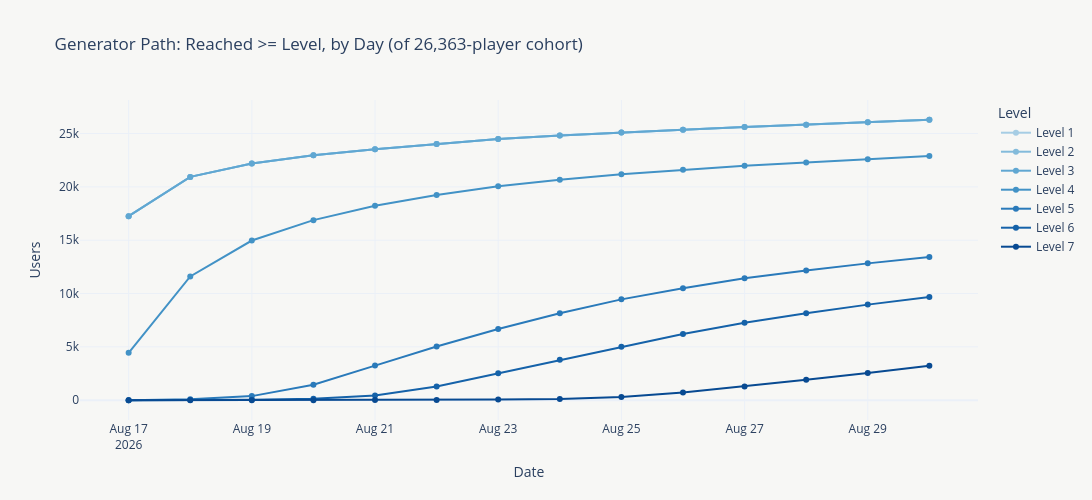
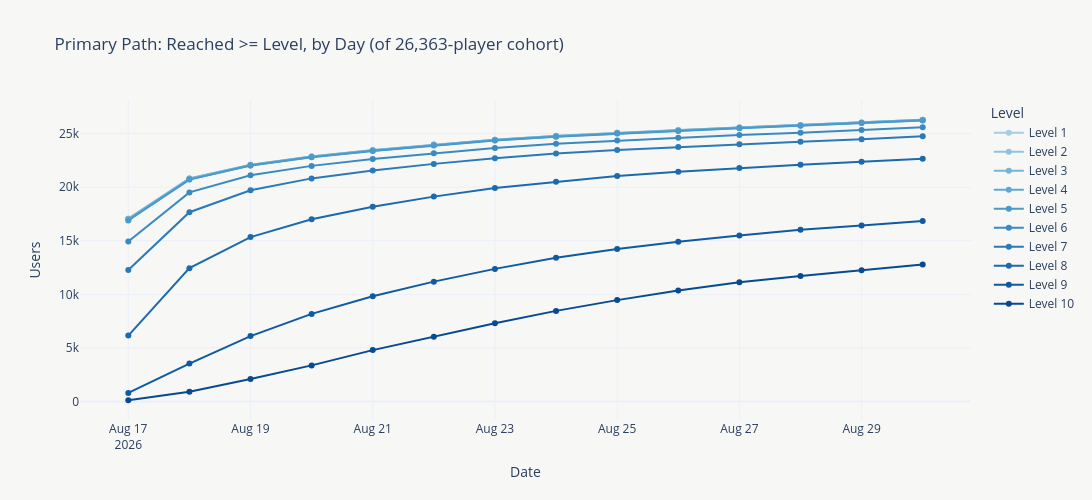
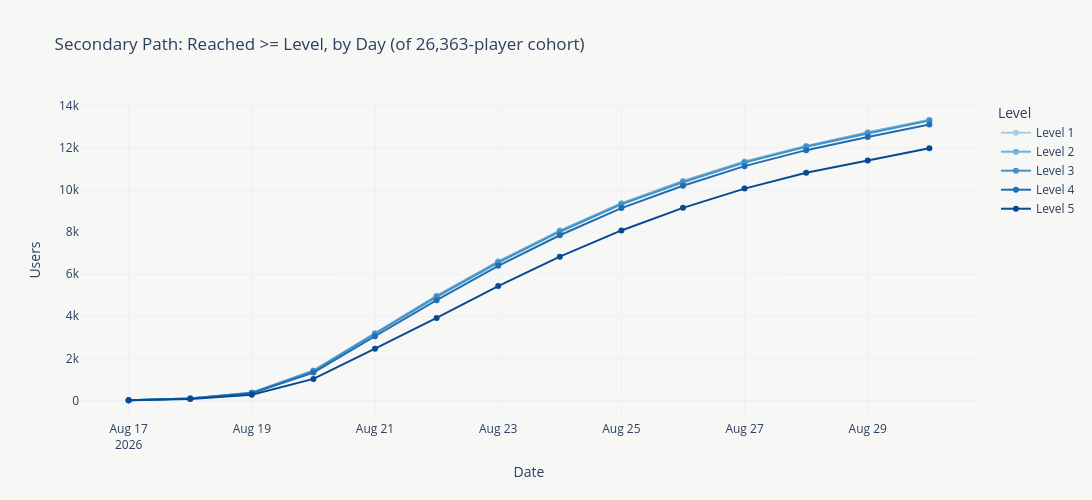

Source (notebook cell) for these figures, in order:
### Code cell
for path, label in path_labels.items():
    grid = level_grid_by_path[path]
    max_level = grid['current_level'].max()

    # Funnel view: a player at level 5 counts toward every threshold 1-5, not just their own
    # level - so each line is its own cumulative "reached >= this level" reach curve (monotonic
    # non-decreasing over days), and at any given day the lines nest level-1-on-top-downward
    # (monotonic non-increasing across levels), unlike the old mutually-exclusive stacked
    # segments which summed to the population instead of nesting.
    funnel_rows = []
    for level in range(1, max_level + 1):
        daily = grid.groupby('dt')['current_level'].apply(lambda s, lv=level: (s >= lv).sum()).reset_index(name='n_users')
        daily['level'] = level
        funnel_rows.append(daily)
    funnel_counts = pd.concat(funnel_rows, ignore_index=True)
    funnel_counts['pct_of_population'] = (funnel_counts['n_users'] / n_population * 100).round(1)
    funnel_counts['level_label'] = 'Level ' + funnel_counts['level'].astype(str)
    level_order = [f'Level {i}' for i in range(1, max_level + 1)]

    fig = px.line(
        funnel_counts, x='dt', y='n_users', color='level_label',
        category_orders={'level_label': level_order},
        color_discrete_sequence=sequential_colors(max_level),
        markers=True,
        hover_data={'pct_of_population': ':.1f'},
        title=f'{label} Path: Reached >= Level, by Day (of {n_population:,}-player cohort)',
        labels={'dt': 'Date', 'n_users': 'Users', 'level_label': 'Level'},
        width=1200,
        height=500,
    )
    few_style(fig)
    fig.show()

### Figure 1 — Plotly figure (JSON) as saved in the notebook; plotly's stock layout.template omitted (floating-point values rounded to 4 significant figures)
{"data": [{"customdata": [[65.5], [79.4], [84.2], [87.1], [89.2], [91.1], [92.9], [94.2], [95.2], [96.2], [97.1], [97.9], [98.8], [99.7]], "hovertemplate": "Level=Level 1<br>Date=%{x}<br>Users=%{y}<br>pct_of_population=%{customdata[0]:.1f}<extra></extra>", "legendgroup": "Level 1", "line": {"color": "rgb(166, 205, 228)", "dash": "solid"}, "marker": {"symbol": "circle"}, "mode": "lines+markers", "name": "Level 1", "orientation": "v", "showlegend": true, "type": "scatter", "x": ["2026-08-17T00:00:00.000000000", "2026-08-18T00:00:00.000000000", "2026-08-19T00:00:00.000000000", "2026-08-20T00:00:00.000000000", "2026-08-21T00:00:00.000000000", "2026-08-22T00:00:00.000000000", "2026-08-23T00:00:00.000000000", "2026-08-24T00:00:00.000000000", "2026-08-25T00:00:00.000000000", "2026-08-26T00:00:00.000000000", "2026-08-27T00:00:00.000000000", "2026-08-28T00:00:00.000000000", "2026-08-29T00:00:00.000000000", "2026-08-30T00:00:00.000000000"], "xaxis": "x", "y": [17255, 20937, 22187, 22957, 23519, 24028, 24479, 24822, 25108, 25350, 25605, 25816, 26054, 26293], "yaxis": "y"}, {"customdata": [[65.5], [79.4], [84.2], [87.1], [89.2], [91.1], [92.9], [94.2], [95.2], [96.2], [97.1], [97.9], [98.8], [99.7]], "hovertemplate": "Level=Level 2<br>Date=%{x}<br>Users=%{y}<br>pct_of_population=%{customdata[0]:.1f}<extra></extra>", "legendgroup": "Level 2", "line": {"color": "rgb(131, 187, 219)", "dash": "solid"}, "marker": {"symbol": "circle"}, "mode": "lines+markers", "name": "Level 2", "orientation": "v", "showlegend": true, "type": "scatter", "x": ["2026-08-17T00:00:00.000000000", "2026-08-18T00:00:00.000000000", "2026-08-19T00:00:00.000000000", "2026-08-20T00:00:00.000000000", "2026-08-21T00:00:00.000000000", "2026-08-22T00:00:00.000000000", "2026-08-23T00:00:00.000000000", "2026-08-24T00:00:00.000000000", "2026-08-25T00:00:00.000000000", "2026-08-26T00:00:00.000000000", "2026-08-27T00:00:00.000000000", "2026-08-28T00:00:00.000000000", "2026-08-29T00:00:00.000000000", "2026-08-30T00:00:00.000000000"], "xaxis": "x", "y": [17255, 20937, 22187, 22957, 23519, 24028, 24479, 24822, 25108, 25350, 25605, 25816, 26054, 26293], "yaxis": "y"}, {"customdata": [[65.5], [79.4], [84.2], [87.1], [89.2], [91.1], [92.9], [94.2], [95.2], [96.2], [97.1], [97.9], [98.8], [99.7]], "hovertemplate": "Level=Level 3<br>Date=%{x}<br>Users=%{y}<br>pct_of_population=%{customdata[0]:.1f}<extra></extra>", "legendgroup": "Level 3", "line": {"color": "rgb(96, 167, 210)", "dash": "solid"}, "marker": {"symbol": "circle"}, "mode": "lines+markers", "name": "Level 3", "orientation": "v", "showlegend": true, "type": "scatter", "x": ["2026-08-17T00:00:00.000000000", "2026-08-18T00:00:00.000000000", "2026-08-19T00:00:00.000000000", "2026-08-20T00:00:00.000000000", "2026-08-21T00:00:00.000000000", "2026-08-22T00:00:00.000000000", "2026-08-23T00:00:00.000000000", "2026-08-24T00:00:00.000000000", "2026-08-25T00:00:00.000000000", "2026-08-26T00:00:00.000000000", "2026-08-27T00:00:00.000000000", "2026-08-28T00:00:00.000000000", "2026-08-29T00:00:00.000000000", "2026-08-30T00:00:00.000000000"], "xaxis": "x", "y": [17255, 20937, 22187, 22957, 23519, 24028, 24479, 24822, 25108, 25350, 25605, 25816, 26054, 26293], "yaxis": "y"}, {"customdata": [[16.9], [44.0], [56.8], [64.0], [69.1], [73.0], [76.1], [78.4], [80.3], [82.0], [83.4], [84.5], [85.7], [86.8]], "hovertemplate": "Level=Level 4<br>Date=%{x}<br>Users=%{y}<br>pct_of_population=%{customdata[0]:.1f}<extra></extra>", "legendgroup": "Level 4", "line": {"color": "rgb(66, 146, 198)", "dash": "solid"}, "marker": {"symbol": "circle"}, "mode": "lines+markers", "name": "Level 4", "orientation": "v", "showlegend": true, "type": "scatter", "x": ["2026-08-17T00:00:00.000000000", "2026-08-18T00:00:00.000000000", "2026-08-19T00:00:00.000000000", "2026-08-20T00:00:00.000000000", "2026-08-21T00:00:00.000000000", "2026-08-22T00:00:00.000000000", "2026-08-23T00:00:00.000000000", "2026-08-24T00:00:00.000000000", "2026-08-25T00:00:00.000000000", "2026-08-26T00:00:00.000000000", "2026-08-27T00:00:00.000000000", "2026-08-28T00:00:00.000000000", "2026-08-29T00:00:00.000000000", "2026-08-30T00:00:00.000000000"], "xaxis": "x", "y": [4445, 11608, 14971, 16882, 18223, 19234, 20068, 20666, 21178, 21612, 21977, 22289, 22602, 22887], "yaxis": "y"}, {"customdata": [[0.0], [0.3], [1.5], [5.5], [12.3], [19.1], [25.3], [30.9], [35.9], [39.8], [43.4], [46.2], [48.7], [50.9]], "hovertemplate": "Level=Level 5<br>Date=%{x}<br>Users=%{y}<br>pct_of_population=%{customdata[0]:.1f}<extra></extra>", "legendgroup": "Level 5", "line": {"color": "rgb(42, 122, 186)", "dash": "solid"}, "marker": {"symbol": "circle"}, "mode": "lines+markers", "name": "Level 5", "orientation": "v", "showlegend": true, "type": "scatter", "x": ["2026-08-17T00:00:00.000000000", "2026-08-18T00:00:00.000000000", "2026-08-19T00:00:00.000000000", "2026-08-20T00:00:00.000000000", "2026-08-21T00:00:00.000000000", "2026-08-22T00:00:00.000000000", "2026-08-23T00:00:00.000000000", "2026-08-24T00:00:00.000000000", "2026-08-25T00:00:00.000000000", "2026-08-26T00:00:00.000000000", "2026-08-27T00:00:00.000000000", "2026-08-28T00:00:00.000000000", "2026-08-29T00:00:00.000000000", "2026-08-30T00:00:00.000000000"], "xaxis": "x", "y": [8, 89, 387, 1458, 3247, 5041, 6676, 8156, 9457, 10503, 11434, 12169, 12831, 13418], "yaxis": "y"}, {"customdata": [[0.0], [0.1], [0.2], [0.5], [1.7], [4.9], [9.6], [14.4], [19.0], [23.5], [27.6], [30.9], [34.0], [36.7]], "hovertemplate": "Level=Level 6<br>Date=%{x}<br>Users=%{y}<br>pct_of_population=%{customdata[0]:.1f}<extra></extra>", "legendgroup": "Level 6", "line": {"color": "rgb(21, 98, 169)", "dash": "solid"}, "marker": {"symbol": "circle"}, "mode": "lines+markers", "name": "Level 6", "orientation": "v", "showlegend": true, "type": "scatter", "x": ["2026-08-17T00:00:00.000000000", "2026-08-18T00:00:00.000000000", "2026-08-19T00:00:00.000000000", "2026-08-20T00:00:00.000000000", "2026-08-21T00:00:00.000000000", "2026-08-22T00:00:00.000000000", "2026-08-23T00:00:00.000000000", "2026-08-24T00:00:00.000000000", "2026-08-25T00:00:00.000000000", "2026-08-26T00:00:00.000000000", "2026-08-27T00:00:00.000000000", "2026-08-28T00:00:00.000000000", "2026-08-29T00:00:00.000000000", "2026-08-30T00:00:00.000000000"], "xaxis": "x", "y": [4, 16, 47, 130, 448, 1295, 2527, 3790, 5012, 6202, 7265, 8151, 8964, 9679], "yaxis": "y"}, {"customdata": [[0.0], [0.0], [0.0], [0.0], [0.1], [0.1], [0.3], [0.5], [1.2], [2.7], [4.9], [7.3], [9.7], [12.3]], "hovertemplate": "Level=Level 7<br>Date=%{x}<br>Users=%{y}<br>pct_of_population=%{customdata[0]:.1f}<extra></extra>", "legendgroup": "Level 7", "line": {"color": "rgb(8, 74, 146)", "dash": "solid"}, "marker": {"symbol": "circle"}, "mode": "lines+markers", "name": "Level 7", "orientation": "v", "showlegend": true, "type": "scatter", "x": ["2026-08-17T00:00:00.000000000", "2026-08-18T00:00:00.000000000", "2026-08-19T00:00:00.000000000", "2026-08-20T00:00:00.000000000", "2026-08-21T00:00:00.000000000", "2026-08-22T00:00:00.000000000", "2026-08-23T00:00:00.000000000", "2026-08-24T00:00:00.000000000", "2026-08-25T00:00:00.000000000", "2026-08-26T00:00:00.000000000", "2026-08-27T00:00:00.000000000", "2026-08-28T00:00:00.000000000", "2026-08-29T00:00:00.000000000", "2026-08-30T00:00:00.000000000"], "xaxis": "x", "y": [0, 1, 2, 7, 16, 29, 67, 126, 316, 718, 1300, 1918, 2548, 3239], "yaxis": "y"}], "layout": {"height": 500, "legend": {"title": {"text": "Level"}, "tracegroupgap": 0}, "paper_bgcolor": "#f7f7f5", "plot_bgcolor": "#f7f7f5", "title": {"text": "Generator Path: Reached >= Level, by Day (of 26,363-player cohort)"}, "width": 1200, "xaxis": {"anchor": "y", "domain": [0, 1], "title": {"text": "Date"}}, "yaxis": {"anchor": "x", "domain": [0, 1], "title": {"text": "Users"}}}}

### Figure 2 — Plotly figure (JSON) as saved in the notebook; plotly's stock layout.template omitted (floating-point values rounded to 4 significant figures)
{"data": [{"customdata": [[64.7], [78.9], [83.8], [86.7], [89.0], [91.0], [92.7], [94.0], [95.1], [96.1], [97.0], [97.8], [98.8], [99.7]], "hovertemplate": "Level=Level 1<br>Date=%{x}<br>Users=%{y}<br>pct_of_population=%{customdata[0]:.1f}<extra></extra>", "legendgroup": "Level 1", "line": {"color": "rgb(166, 205, 228)", "dash": "solid"}, "marker": {"symbol": "circle"}, "mode": "lines+markers", "name": "Level 1", "orientation": "v", "showlegend": true, "type": "scatter", "x": ["2026-08-17T00:00:00.000000000", "2026-08-18T00:00:00.000000000", "2026-08-19T00:00:00.000000000", "2026-08-20T00:00:00.000000000", "2026-08-21T00:00:00.000000000", "2026-08-22T00:00:00.000000000", "2026-08-23T00:00:00.000000000", "2026-08-24T00:00:00.000000000", "2026-08-25T00:00:00.000000000", "2026-08-26T00:00:00.000000000", "2026-08-27T00:00:00.000000000", "2026-08-28T00:00:00.000000000", "2026-08-29T00:00:00.000000000", "2026-08-30T00:00:00.000000000"], "xaxis": "x", "y": [17059, 20810, 22088, 22868, 23459, 23978, 24435, 24789, 25078, 25324, 25579, 25795, 26042, 26291], "yaxis": "y"}, {"customdata": [[64.7], [78.9], [83.8], [86.7], [89.0], [90.9], [92.7], [94.0], [95.1], [96.0], [97.0], [97.8], [98.8], [99.7]], "hovertemplate": "Level=Level 2<br>Date=%{x}<br>Users=%{y}<br>pct_of_population=%{customdata[0]:.1f}<extra></extra>", "legendgroup": "Level 2", "line": {"color": "rgb(143, 194, 222)", "dash": "solid"}, "marker": {"symbol": "circle"}, "mode": "lines+markers", "name": "Level 2", "orientation": "v", "showlegend": true, "type": "scatter", "x": ["2026-08-17T00:00:00.000000000", "2026-08-18T00:00:00.000000000", "2026-08-19T00:00:00.000000000", "2026-08-20T00:00:00.000000000", "2026-08-21T00:00:00.000000000", "2026-08-22T00:00:00.000000000", "2026-08-23T00:00:00.000000000", "2026-08-24T00:00:00.000000000", "2026-08-25T00:00:00.000000000", "2026-08-26T00:00:00.000000000", "2026-08-27T00:00:00.000000000", "2026-08-28T00:00:00.000000000", "2026-08-29T00:00:00.000000000", "2026-08-30T00:00:00.000000000"], "xaxis": "x", "y": [17054, 20805, 22083, 22866, 23455, 23972, 24430, 24784, 25073, 25318, 25573, 25789, 26038, 26287], "yaxis": "y"}, {"customdata": [[64.7], [78.9], [83.7], [86.7], [89.0], [90.9], [92.7], [94.0], [95.1], [96.0], [97.0], [97.8], [98.8], [99.7]], "hovertemplate": "Level=Level 3<br>Date=%{x}<br>Users=%{y}<br>pct_of_population=%{customdata[0]:.1f}<extra></extra>", "legendgroup": "Level 3", "line": {"color": "rgb(118, 180, 216)", "dash": "solid"}, "marker": {"symbol": "circle"}, "mode": "lines+markers", "name": "Level 3", "orientation": "v", "showlegend": true, "type": "scatter", "x": ["2026-08-17T00:00:00.000000000", "2026-08-18T00:00:00.000000000", "2026-08-19T00:00:00.000000000", "2026-08-20T00:00:00.000000000", "2026-08-21T00:00:00.000000000", "2026-08-22T00:00:00.000000000", "2026-08-23T00:00:00.000000000", "2026-08-24T00:00:00.000000000", "2026-08-25T00:00:00.000000000", "2026-08-26T00:00:00.000000000", "2026-08-27T00:00:00.000000000", "2026-08-28T00:00:00.000000000", "2026-08-29T00:00:00.000000000", "2026-08-30T00:00:00.000000000"], "xaxis": "x", "y": [17045, 20800, 22079, 22864, 23452, 23970, 24426, 24780, 25069, 25314, 25568, 25785, 26035, 26284], "yaxis": "y"}, {"customdata": [[64.3], [78.6], [83.6], [86.5], [88.8], [90.7], [92.5], [93.8], [94.9], [95.9], [96.8], [97.7], [98.6], [99.6]], "hovertemplate": "Level=Level 4<br>Date=%{x}<br>Users=%{y}<br>pct_of_population=%{customdata[0]:.1f}<extra></extra>", "legendgroup": "Level 4", "line": {"color": "rgb(96, 167, 210)", "dash": "solid"}, "marker": {"symbol": "circle"}, "mode": "lines+markers", "name": "Level 4", "orientation": "v", "showlegend": true, "type": "scatter", "x": ["2026-08-17T00:00:00.000000000", "2026-08-18T00:00:00.000000000", "2026-08-19T00:00:00.000000000", "2026-08-20T00:00:00.000000000", "2026-08-21T00:00:00.000000000", "2026-08-22T00:00:00.000000000", "2026-08-23T00:00:00.000000000", "2026-08-24T00:00:00.000000000", "2026-08-25T00:00:00.000000000", "2026-08-26T00:00:00.000000000", "2026-08-27T00:00:00.000000000", "2026-08-28T00:00:00.000000000", "2026-08-29T00:00:00.000000000", "2026-08-30T00:00:00.000000000"], "xaxis": "x", "y": [16951, 20732, 22029, 22813, 23406, 23921, 24385, 24737, 25024, 25271, 25525, 25746, 25999, 26249], "yaxis": "y"}, {"customdata": [[64.1], [78.6], [83.5], [86.4], [88.7], [90.6], [92.4], [93.7], [94.8], [95.8], [96.7], [97.6], [98.5], [99.5]], "hovertemplate": "Level=Level 5<br>Date=%{x}<br>Users=%{y}<br>pct_of_population=%{customdata[0]:.1f}<extra></extra>", "legendgroup": "Level 5", "line": {"color": "rgb(76, 153, 202)", "dash": "solid"}, "marker": {"symbol": "circle"}, "mode": "lines+markers", "name": "Level 5", "orientation": "v", "showlegend": true, "type": "scatter", "x": ["2026-08-17T00:00:00.000000000", "2026-08-18T00:00:00.000000000", "2026-08-19T00:00:00.000000000", "2026-08-20T00:00:00.000000000", "2026-08-21T00:00:00.000000000", "2026-08-22T00:00:00.000000000", "2026-08-23T00:00:00.000000000", "2026-08-24T00:00:00.000000000", "2026-08-25T00:00:00.000000000", "2026-08-26T00:00:00.000000000", "2026-08-27T00:00:00.000000000", "2026-08-28T00:00:00.000000000", "2026-08-29T00:00:00.000000000", "2026-08-30T00:00:00.000000000"], "xaxis": "x", "y": [16903, 20711, 22015, 22790, 23381, 23897, 24361, 24715, 25002, 25248, 25504, 25723, 25979, 26228], "yaxis": "y"}, {"customdata": [[56.7], [74.0], [80.1], [83.4], [85.8], [87.9], [89.8], [91.3], [92.4], [93.4], [94.3], [95.2], [96.1], [97.1]], "hovertemplate": "Level=Level 6<br>Date=%{x}<br>Users=%{y}<br>pct_of_population=%{customdata[0]:.1f}<extra></extra>", "legendgroup": "Level 6", "line": {"color": "rgb(58, 138, 194)", "dash": "solid"}, "marker": {"symbol": "circle"}, "mode": "lines+markers", "name": "Level 6", "orientation": "v", "showlegend": true, "type": "scatter", "x": ["2026-08-17T00:00:00.000000000", "2026-08-18T00:00:00.000000000", "2026-08-19T00:00:00.000000000", "2026-08-20T00:00:00.000000000", "2026-08-21T00:00:00.000000000", "2026-08-22T00:00:00.000000000", "2026-08-23T00:00:00.000000000", "2026-08-24T00:00:00.000000000", "2026-08-25T00:00:00.000000000", "2026-08-26T00:00:00.000000000", "2026-08-27T00:00:00.000000000", "2026-08-28T00:00:00.000000000", "2026-08-29T00:00:00.000000000", "2026-08-30T00:00:00.000000000"], "xaxis": "x", "y": [14936, 19514, 21104, 21988, 22630, 23163, 23667, 24059, 24348, 24616, 24868, 25089, 25346, 25597], "yaxis": "y"}, {"customdata": [[46.5], [67.0], [74.8], [79.0], [81.8], [84.1], [86.1], [87.8], [89.0], [90.1], [91.1], [92.0], [92.9], [93.9]], "hovertemplate": "Level=Level 7<br>Date=%{x}<br>Users=%{y}<br>pct_of_population=%{customdata[0]:.1f}<extra></extra>", "legendgroup": "Level 7", "line": {"color": "rgb(42, 122, 186)", "dash": "solid"}, "marker": {"symbol": "circle"}, "mode": "lines+markers", "name": "Level 7", "orientation": "v", "showlegend": true, "type": "scatter", "x": ["2026-08-17T00:00:00.000000000", "2026-08-18T00:00:00.000000000", "2026-08-19T00:00:00.000000000", "2026-08-20T00:00:00.000000000", "2026-08-21T00:00:00.000000000", "2026-08-22T00:00:00.000000000", "2026-08-23T00:00:00.000000000", "2026-08-24T00:00:00.000000000", "2026-08-25T00:00:00.000000000", "2026-08-26T00:00:00.000000000", "2026-08-27T00:00:00.000000000", "2026-08-28T00:00:00.000000000", "2026-08-29T00:00:00.000000000", "2026-08-30T00:00:00.000000000"], "xaxis": "x", "y": [12270, 17668, 19715, 20821, 21553, 22174, 22699, 23145, 23476, 23754, 24012, 24242, 24480, 24753], "yaxis": "y"}, {"customdata": [[23.4], [47.2], [58.2], [64.5], [68.9], [72.5], [75.6], [77.8], [79.8], [81.3], [82.7], [83.8], [84.8], [85.9]], "hovertemplate": "Level=Level 8<br>Date=%{x}<br>Users=%{y}<br>pct_of_population=%{customdata[0]:.1f}<extra></extra>", "legendgroup": "Level 8", "line": {"color": "rgb(27, 106, 175)", "dash": "solid"}, "marker": {"symbol": "circle"}, "mode": "lines+markers", "name": "Level 8", "orientation": "v", "showlegend": true, "type": "scatter", "x": ["2026-08-17T00:00:00.000000000", "2026-08-18T00:00:00.000000000", "2026-08-19T00:00:00.000000000", "2026-08-20T00:00:00.000000000", "2026-08-21T00:00:00.000000000", "2026-08-22T00:00:00.000000000", "2026-08-23T00:00:00.000000000", "2026-08-24T00:00:00.000000000", "2026-08-25T00:00:00.000000000", "2026-08-26T00:00:00.000000000", "2026-08-27T00:00:00.000000000", "2026-08-28T00:00:00.000000000", "2026-08-29T00:00:00.000000000", "2026-08-30T00:00:00.000000000"], "xaxis": "x", "y": [6158, 12447, 15343, 17013, 18172, 19120, 19932, 20512, 21034, 21442, 21799, 22088, 22365, 22655], "yaxis": "y"}, {"customdata": [[3.1], [13.4], [23.2], [31.0], [37.3], [42.4], [47.0], [50.9], [54.0], [56.5], [58.8], [60.8], [62.3], [63.9]], "hovertemplate": "Level=Level 9<br>Date=%{x}<br>Users=%{y}<br>pct_of_population=%{customdata[0]:.1f}<extra></extra>", "legendgroup": "Level 9", "line": {"color": "rgb(15, 90, 163)", "dash": "solid"}, "marker": {"symbol": "circle"}, "mode": "lines+markers", "name": "Level 9", "orientation": "v", "showlegend": true, "type": "scatter", "x": ["2026-08-17T00:00:00.000000000", "2026-08-18T00:00:00.000000000", "2026-08-19T00:00:00.000000000", "2026-08-20T00:00:00.000000000", "2026-08-21T00:00:00.000000000", "2026-08-22T00:00:00.000000000", "2026-08-23T00:00:00.000000000", "2026-08-24T00:00:00.000000000", "2026-08-25T00:00:00.000000000", "2026-08-26T00:00:00.000000000", "2026-08-27T00:00:00.000000000", "2026-08-28T00:00:00.000000000", "2026-08-29T00:00:00.000000000", "2026-08-30T00:00:00.000000000"], "xaxis": "x", "y": [805, 3543, 6111, 8178, 9832, 11189, 12378, 13414, 14237, 14903, 15494, 16025, 16423, 16843], "yaxis": "y"}, {"customdata": [[0.5], [3.5], [8.0], [12.8], [18.2], [22.9], [27.7], [32.1], [35.9], [39.3], [42.2], [44.5], [46.5], [48.5]], "hovertemplate": "Level=Level 10<br>Date=%{x}<br>Users=%{y}<br>pct_of_population=%{customdata[0]:.1f}<extra></extra>", "legendgroup": "Level 10", "line": {"color": "rgb(8, 74, 146)", "dash": "solid"}, "marker": {"symbol": "circle"}, "mode": "lines+markers", "name": "Level 10", "orientation": "v", "showlegend": true, "type": "scatter", "x": ["2026-08-17T00:00:00.000000000", "2026-08-18T00:00:00.000000000", "2026-08-19T00:00:00.000000000", "2026-08-20T00:00:00.000000000", "2026-08-21T00:00:00.000000000", "2026-08-22T00:00:00.000000000", "2026-08-23T00:00:00.000000000", "2026-08-24T00:00:00.000000000", "2026-08-25T00:00:00.000000000", "2026-08-26T00:00:00.000000000", "2026-08-27T00:00:00.000000000", "2026-08-28T00:00:00.000000000", "2026-08-29T00:00:00.000000000", "2026-08-30T00:00:00.000000000"], "xaxis": "x", "y": [124, 913, 2112, 3376, 4801, 6044, 7310, 8460, 9466, 10364, 11122, 11720, 12253, 12788], "yaxis": "y"}], "layout": {"height": 500, "legend": {"title": {"text": "Level"}, "tracegroupgap": 0}, "paper_bgcolor": "#f7f7f5", "plot_bgcolor": "#f7f7f5", "title": {"text": "Primary Path: Reached >= Level, by Day (of 26,363-player cohort)"}, "width": 1200, "xaxis": {"anchor": "y", "domain": [0, 1], "title": {"text": "Date"}}, "yaxis": {"anchor": "x", "domain": [0, 1], "title": {"text": "Users"}}}}

### Figure 3 — Plotly figure (JSON) as saved in the notebook; plotly's stock layout.template omitted (floating-point values rounded to 4 significant figures)
{"data": [{"customdata": [[0.0], [0.3], [1.4], [5.4], [12.1], [18.9], [25.1], [30.6], [35.6], [39.5], [43.1], [45.9], [48.3], [50.6]], "hovertemplate": "Level=Level 1<br>Date=%{x}<br>Users=%{y}<br>pct_of_population=%{customdata[0]:.1f}<extra></extra>", "legendgroup": "Level 1", "line": {"color": "rgb(166, 205, 228)", "dash": "solid"}, "marker": {"symbol": "circle"}, "mode": "lines+markers", "name": "Level 1", "orientation": "v", "showlegend": true, "type": "scatter", "x": ["2026-08-17T00:00:00.000000000", "2026-08-18T00:00:00.000000000", "2026-08-19T00:00:00.000000000", "2026-08-20T00:00:00.000000000", "2026-08-21T00:00:00.000000000", "2026-08-22T00:00:00.000000000", "2026-08-23T00:00:00.000000000", "2026-08-24T00:00:00.000000000", "2026-08-25T00:00:00.000000000", "2026-08-26T00:00:00.000000000", "2026-08-27T00:00:00.000000000", "2026-08-28T00:00:00.000000000", "2026-08-29T00:00:00.000000000", "2026-08-30T00:00:00.000000000"], "xaxis": "x", "y": [7, 88, 369, 1421, 3193, 4975, 6609, 8074, 9375, 10426, 11355, 12097, 12745, 13341], "yaxis": "y"}, {"customdata": [[0.0], [0.3], [1.4], [5.4], [12.1], [18.8], [25.0], [30.6], [35.5], [39.5], [43.0], [45.8], [48.3], [50.6]], "hovertemplate": "Level=Level 2<br>Date=%{x}<br>Users=%{y}<br>pct_of_population=%{customdata[0]:.1f}<extra></extra>", "legendgroup": "Level 2", "line": {"color": "rgb(112, 177, 215)", "dash": "solid"}, "marker": {"symbol": "circle"}, "mode": "lines+markers", "name": "Level 2", "orientation": "v", "showlegend": true, "type": "scatter", "x": ["2026-08-17T00:00:00.000000000", "2026-08-18T00:00:00.000000000", "2026-08-19T00:00:00.000000000", "2026-08-20T00:00:00.000000000", "2026-08-21T00:00:00.000000000", "2026-08-22T00:00:00.000000000", "2026-08-23T00:00:00.000000000", "2026-08-24T00:00:00.000000000", "2026-08-25T00:00:00.000000000", "2026-08-26T00:00:00.000000000", "2026-08-27T00:00:00.000000000", "2026-08-28T00:00:00.000000000", "2026-08-29T00:00:00.000000000", "2026-08-30T00:00:00.000000000"], "xaxis": "x", "y": [7, 88, 368, 1413, 3184, 4964, 6593, 8059, 9365, 10417, 11347, 12086, 12733, 13333], "yaxis": "y"}, {"customdata": [[0.0], [0.3], [1.4], [5.3], [12.0], [18.7], [24.9], [30.4], [35.3], [39.3], [42.9], [45.7], [48.1], [50.4]], "hovertemplate": "Level=Level 3<br>Date=%{x}<br>Users=%{y}<br>pct_of_population=%{customdata[0]:.1f}<extra></extra>", "legendgroup": "Level 3", "line": {"color": "rgb(66, 146, 198)", "dash": "solid"}, "marker": {"symbol": "circle"}, "mode": "lines+markers", "name": "Level 3", "orientation": "v", "showlegend": true, "type": "scatter", "x": ["2026-08-17T00:00:00.000000000", "2026-08-18T00:00:00.000000000", "2026-08-19T00:00:00.000000000", "2026-08-20T00:00:00.000000000", "2026-08-21T00:00:00.000000000", "2026-08-22T00:00:00.000000000", "2026-08-23T00:00:00.000000000", "2026-08-24T00:00:00.000000000", "2026-08-25T00:00:00.000000000", "2026-08-26T00:00:00.000000000", "2026-08-27T00:00:00.000000000", "2026-08-28T00:00:00.000000000", "2026-08-29T00:00:00.000000000", "2026-08-30T00:00:00.000000000"], "xaxis": "x", "y": [7, 88, 366, 1394, 3164, 4926, 6553, 8018, 9317, 10373, 11303, 12053, 12692, 13299], "yaxis": "y"}, {"customdata": [[0.0], [0.3], [1.3], [5.0], [11.6], [18.1], [24.3], [29.8], [34.7], [38.7], [42.2], [45.1], [47.5], [49.8]], "hovertemplate": "Level=Level 4<br>Date=%{x}<br>Users=%{y}<br>pct_of_population=%{customdata[0]:.1f}<extra></extra>", "legendgroup": "Level 4", "line": {"color": "rgb(31, 110, 179)", "dash": "solid"}, "marker": {"symbol": "circle"}, "mode": "lines+markers", "name": "Level 4", "orientation": "v", "showlegend": true, "type": "scatter", "x": ["2026-08-17T00:00:00.000000000", "2026-08-18T00:00:00.000000000", "2026-08-19T00:00:00.000000000", "2026-08-20T00:00:00.000000000", "2026-08-21T00:00:00.000000000", "2026-08-22T00:00:00.000000000", "2026-08-23T00:00:00.000000000", "2026-08-24T00:00:00.000000000", "2026-08-25T00:00:00.000000000", "2026-08-26T00:00:00.000000000", "2026-08-27T00:00:00.000000000", "2026-08-28T00:00:00.000000000", "2026-08-29T00:00:00.000000000", "2026-08-30T00:00:00.000000000"], "xaxis": "x", "y": [7, 85, 340, 1321, 3049, 4766, 6396, 7850, 9141, 10201, 11136, 11896, 12517, 13118], "yaxis": "y"}, {"customdata": [[0.0], [0.3], [1.0], [3.9], [9.3], [14.9], [20.6], [25.9], [30.6], [34.7], [38.2], [41.1], [43.3], [45.5]], "hovertemplate": "Level=Level 5<br>Date=%{x}<br>Users=%{y}<br>pct_of_population=%{customdata[0]:.1f}<extra></extra>", "legendgroup": "Level 5", "line": {"color": "rgb(8, 74, 146)", "dash": "solid"}, "marker": {"symbol": "circle"}, "mode": "lines+markers", "name": "Level 5", "orientation": "v", "showlegend": true, "type": "scatter", "x": ["2026-08-17T00:00:00.000000000", "2026-08-18T00:00:00.000000000", "2026-08-19T00:00:00.000000000", "2026-08-20T00:00:00.000000000", "2026-08-21T00:00:00.000000000", "2026-08-22T00:00:00.000000000", "2026-08-23T00:00:00.000000000", "2026-08-24T00:00:00.000000000", "2026-08-25T00:00:00.000000000", "2026-08-26T00:00:00.000000000", "2026-08-27T00:00:00.000000000", "2026-08-28T00:00:00.000000000", "2026-08-29T00:00:00.000000000", "2026-08-30T00:00:00.000000000"], "xaxis": "x", "y": [7, 69, 266, 1021, 2459, 3922, 5436, 6832, 8079, 9153, 10068, 10825, 11407, 11990], "yaxis": "y"}], "layout": {"height": 500, "legend": {"title": {"text": "Level"}, "tracegroupgap": 0}, "paper_bgcolor": "#f7f7f5", "plot_bgcolor": "#f7f7f5", "title": {"text": "Secondary Path: Reached >= Level, by Day (of 26,363-player cohort)"}, "width": 1200, "xaxis": {"anchor": "y", "domain": [0, 1], "title": {"text": "Date"}}, "yaxis": {"anchor": "x", "domain": [0, 1], "title": {"text": "Users"}}}}
